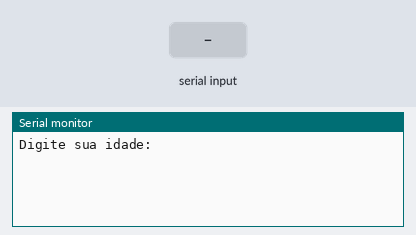
Bench run of a sketch on a simulated Arduino Uno, built with avr-gcc and run on an emulated ATmega328P. Parts: the last lines printed to the serial monitor. The inputs (shaded band) are chosen by the test bench.

Above: at 1.2 s.
1.3 s: "90,45\n" received over Serial
At 1.7 s:
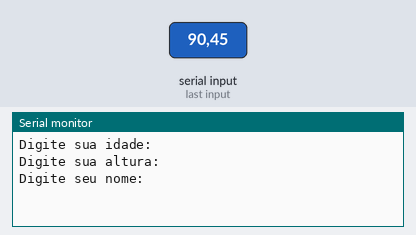
At 3.6 s:
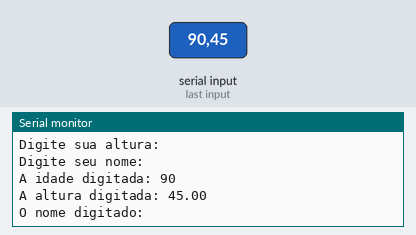

Measured:
- after the input at 1.3 s, the serial monitor: prints a new line at once (image 1)

The sketch:

person_data.ino
```cpp
void setup()
{
Serial.begin(9600);
}

void loop()
{
Serial.println("Digite sua idade: ");
  while (!Serial.available());
  int idade = Serial.parseInt();

  Serial.println("Digite sua altura: ");
  while (!Serial.available());
  float altura = Serial.parseFloat();

  Serial.println("Digite seu nome: ");
  while (!Serial.available());
  String nome = Serial.readString();

  Serial.println("A idade digitada: " + String(idade));
  Serial.println("A altura digitada: " + String(altura));
  Serial.println("O nome digitado: " + String(nome));
  delay(10000);
}
```
